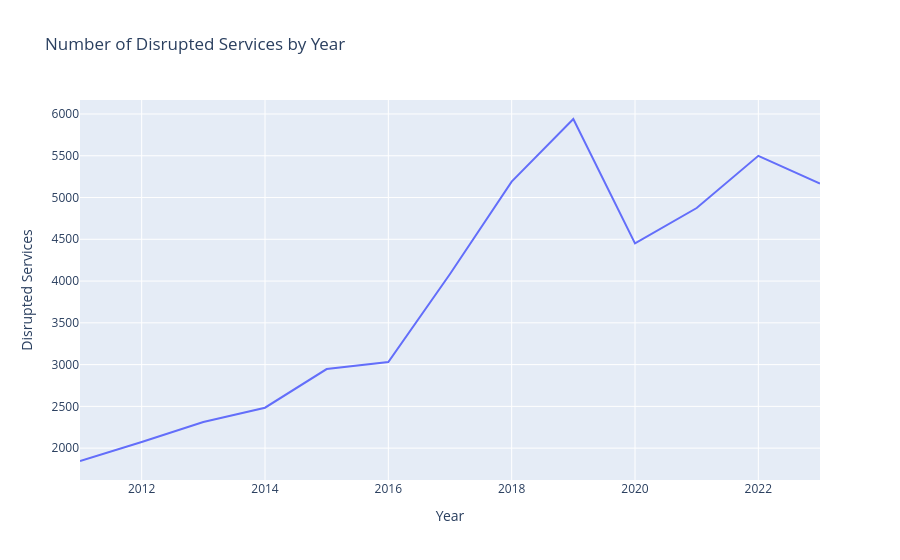

Notebook source saved alongside this figure:
### Markdown cell above
### 7.8. How many services were disrupted in different years? Make a line plot.

### Code cell
result = con.execute("""
    SELECT EXTRACT(YEAR FROM start_time) as year, COUNT(DISTINCT rdt_id) as disrupted_services
    FROM disruptions
    GROUP BY year
    ORDER BY year;
    """).fetchall()

df = pd.DataFrame(result, columns=['Year', 'Disrupted Services'])
fig = px.line(df, x='Year', y='Disrupted Services', title='Number of Disrupted Services by Year')
fig.show()

### Figure 1 — Plotly figure (JSON) as saved in the notebook; plotly's stock layout.template omitted (floating-point values rounded to 4 significant figures)
{"data": [{"hovertemplate": "Year=%{x}<br>Disrupted Services=%{y}<extra></extra>", "legendgroup": "", "line": {"color": "#636efa", "dash": "solid"}, "marker": {"symbol": "circle"}, "mode": "lines", "name": "", "orientation": "v", "showlegend": false, "type": "scatter", "x": [2011, 2012, 2013, 2014, 2015, 2016, 2017, 2018, 2019, 2020, 2021, 2022, 2023], "xaxis": "x", "y": [1846, 2074, 2312, 2484, 2947, 3031, 4085, 5190, 5940, 4450, 4874, 5499, 5168], "yaxis": "y"}], "layout": {"legend": {"tracegroupgap": 0}, "title": {"text": "Number of Disrupted Services by Year"}, "xaxis": {"anchor": "y", "domain": [0, 1], "title": {"text": "Year"}}, "yaxis": {"anchor": "x", "domain": [0, 1], "title": {"text": "Disrupted Services"}}}}
